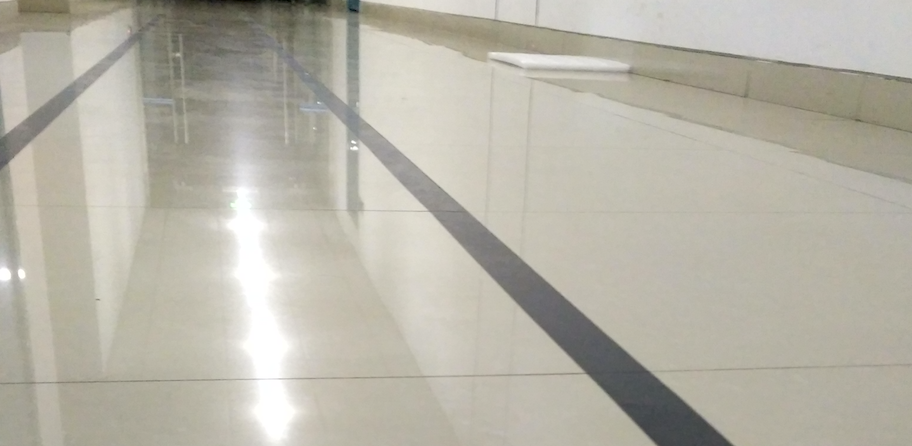
//> input picture race_road4.png, 912 x 446 px
$ ./houghMain   (built with g++ and OpenCV 4)
//> lines starting //> are read from the running program, lines starting //| are printed output that depends on the picture; after the words box and inside, x2 and y2 are one past the last pixel; in counts of white or black regions, pixels touching at a corner belong together
#include <cstdlib>
#include <iostream>
#include <vector>

#include <opencv2/highgui.hpp>
#include <opencv2/imgproc.hpp>
#include <opencv2/opencv.hpp>

#define PI 3.1415926

//Uncomment this line at run-time to skip GUI rendering
#define _DEBUG

using namespace cv;
using namespace std;

const string CAM_PATH = "/dev/video0";
const string MAIN_WINDOW_NAME = "Processed Image";
const string CANNY_WINDOW_NAME = "Canny";

Mat g_sobelGradient_X, g_sobelGradient_Y;
Mat g_sobelAbsGradient_X, g_sobelAbsGradient_Y;
int g_sobelKernelSize=2;


const int CANNY_LOWER_BOUND = 30;
const int CANNY_UPPER_BOUND = 90;
const int HOUGH_THRESHOLD = 100;

int main() {
    Mat image = imread("../race_road4.png");
//> image is the input picture: 446 rows x 912 cols, CV_8UC3; mean B, G, R 168.1, 179.9, 183.2

    //Set the ROI for the image
    Rect roi(0, image.rows / 3, image.cols, image.rows / 3);
//> roi = Rect(0, 148, 912, 148)
    Mat imgROI = image(roi);
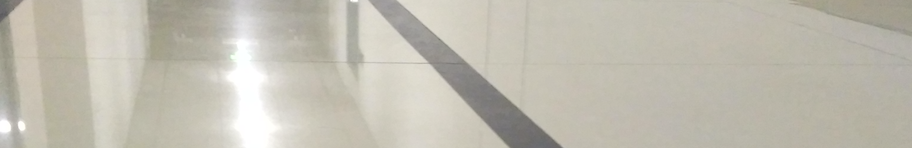
//> imgROI: 148 rows x 912 cols, CV_8UC3; mean B, G, R 177, 189, 192.6

    //Canny algorithm
    Mat contours;
    //blur(imgROI,imgROI,Size(30,30));
    Canny(imgROI, contours, CANNY_LOWER_BOUND, CANNY_UPPER_BOUND);
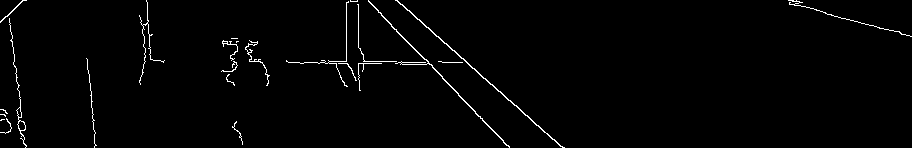
//> contours: 148 rows x 912 cols, CV_8UC1; 1.5% white in thin lines or dots

// [16 lines of commented-out code are left out]


#ifdef _DEBUG
    imshow(CANNY_WINDOW_NAME, contours);
#endif

//    waitKey();
//    return 0;
    vector<Vec4i> lines;
    HoughLinesP(contours, lines, 1, PI / 180, HOUGH_THRESHOLD, 5, 1);
//> lines = 4 lines (x1, y1, x2, y2): [432, 67, 509, 147], [446, 43, 560, 146], [153, 60, 160, 60], [249, 61, 260, 61]
    Mat result(imgROI.size(), CV_8U, Scalar(255));
    imgROI.copyTo(result);
    clog << lines.size() << endl;
    clog << imgROI.cols << endl;

    //Draw the lines and judge the slope
    int color = 50;
    //投票决定应该turn哪边
    int should_turn_left = 0;
    for (vector<Vec4i>::const_iterator it = lines.begin(); it != lines.end(); ++it) {
        line(result, Point((*it)[0], (*it)[1]), Point((*it)[2], (*it)[3]), Scalar(color, color, 255), 20, CV_AA);
        float slope = ((float) (*it)[3] - (*it)[1])/((*it)[2] - (*it)[0]);
        clog << "slope" << slope << endl;
        if(slope <= 2 && slope >= 0.3){
            should_turn_left++;
        }
        if(slope >= -2 && slope <= -0.3){
            should_turn_left--;
        }
        color += 50;
        color %= 256;
        //Filter to remove vertical and horizontal lines,
        //and atan(0.09) equals about 5 degrees.
    }
//> this loop made 4 passes
//> (slope, should_turn_left) on passes 1 to 2: (1.04, 1), (0.904, 2)
//> slope on passes 3 to 4: 0, 0
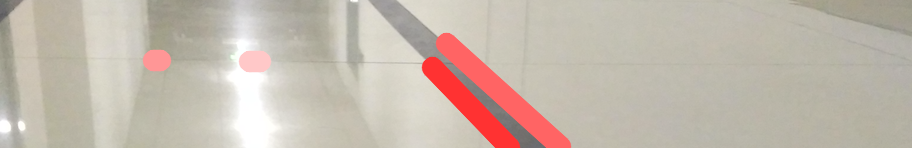
//> result: 148 rows x 912 cols, CV_8UC3; 5.58% of pixels changed, all inside (x1, y1, x2, y2) = (142, 32, 572, 148)
//> after the loop, should_turn_left = 2; color = 250

    if(should_turn_left > 0){
        //turnTo(-10);
    }
    if(should_turn_left < 0){
        //turnTo(10);
    }


#ifdef _DEBUG
    stringstream overlayedText;
    overlayedText << "Lines: " << lines.size() << "TurnTo:" << should_turn_left;
    putText(result, overlayedText.str(), Point(10, result.rows - 10), 2, 0.8, Scalar(0, 0, 255), 0);
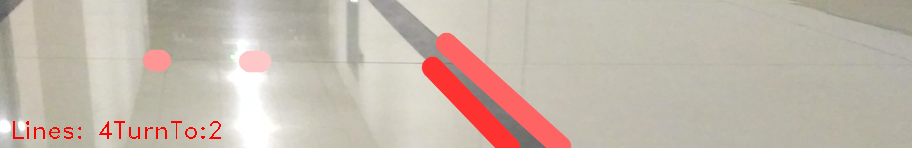
//> result: 148 rows x 912 cols, CV_8UC3; 0.54% of pixels changed, all inside (x1, y1, x2, y2) = (13, 121, 221, 139)
    imshow(MAIN_WINDOW_NAME, result);
#endif
    waitKey();
}

$ run again, with race_road2.png copied over race_road4.png
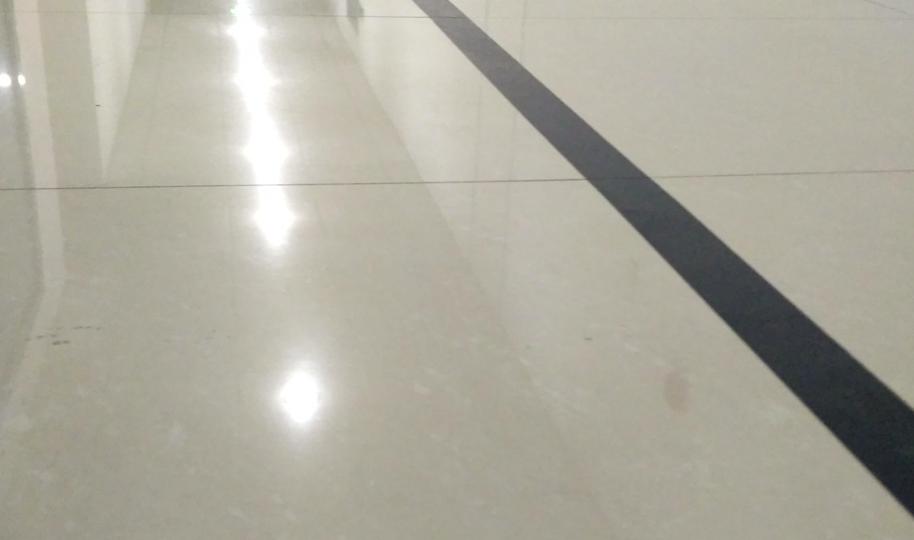
//> input picture race_road2.png, 914 x 540 px
//> image is the input picture: 540 rows x 914 cols, CV_8UC3; mean B, G, R 158.6, 171, 174.4
//> `Canny(imgROI, contours, CANNY_LOWER_BOUND, CANNY_UPPER_BOUND);`:
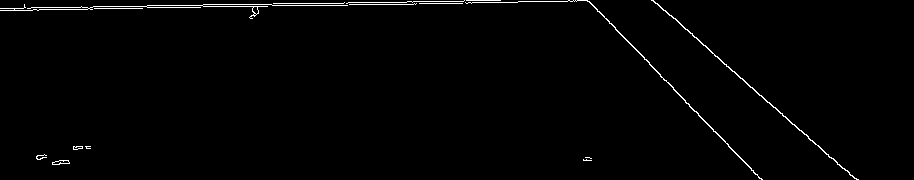
//> contours: 180 rows x 914 cols, CV_8UC1; 1.2% white in thin lines or dots
//> lines = 19 lines (x1, y1, x2, y2), first 8: [203, 6, 244, 6], [0, 8, 23, 8], [95, 6, 146, 6], [165, 7, 200, 7], [589, 1, 761, 179], [55, 7, 87, 7], [307, 5, 347, 5], [0, 10, 32, 10]
//> the loop `for (vector<Vec4i>::const_iterator it = lines.begin(); it != lines.end..` made 19 passes
//> slope on passes 1 to 8: 0, 0, 0, 0, 1.03, 0, 0, 0
//> after the loop `for (vector<Vec4i>::const_iterator it = lines.begin(); it != lines.end..`: should_turn_left = 4; color = 232
//> `putText(result, overlayedText.str(), Point(10, result.rows - 10), 2, 0..`:
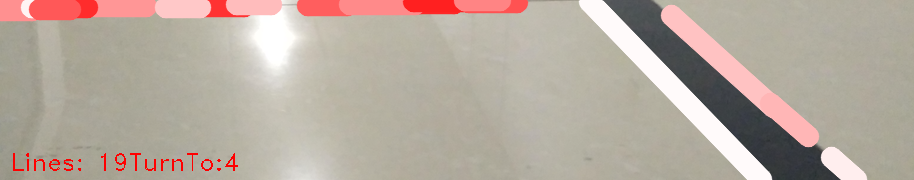
//> result: 180 rows x 914 cols, CV_8UC3; mean B, G, R 159.3, 170.3, 183

$ run again, with race_road3.png copied over race_road4.png
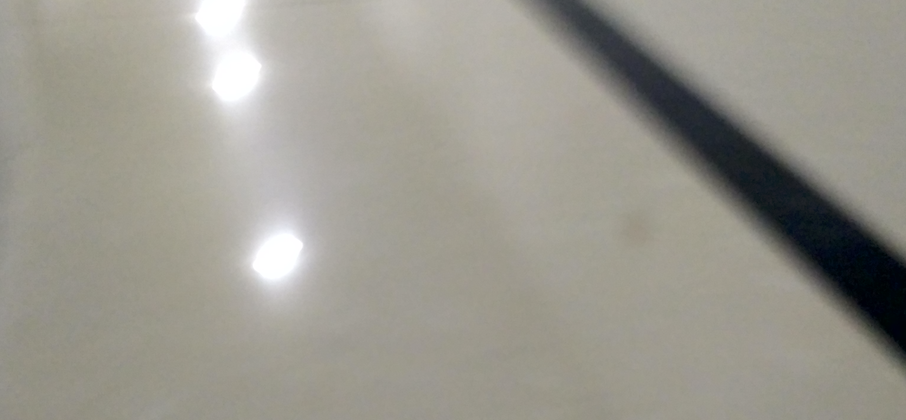
//> input picture race_road3.png, 906 x 420 px
//> image is the input picture: 420 rows x 906 cols, CV_8UC3; mean B, G, R 142.6, 151.5, 154
//> `Canny(imgROI, contours, CANNY_LOWER_BOUND, CANNY_UPPER_BOUND);`:
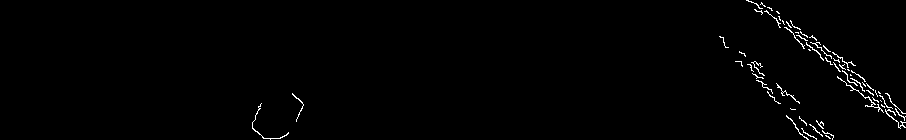
//> contours: 140 rows x 906 cols, CV_8UC1; 1.1% white in thin lines or dots, all inside (x1, y1, x2, y2) = (252, 0, 906, 140)
//> lines = empty
//> after the loop `for (vector<Vec4i>::const_iterator it = lines.begin(); it != lines.end..`: should_turn_left = 0; color = 50
//> `putText(result, overlayedText.str(), Point(10, result.rows - 10), 2, 0..`:
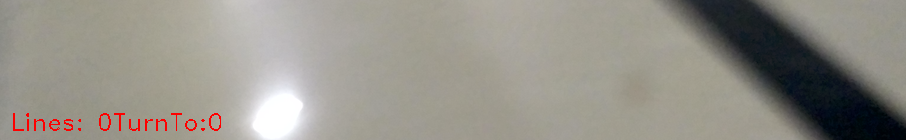
//> result: 140 rows x 906 cols, CV_8UC3; mean B, G, R 137.4, 145.7, 149.1

$ run again, with race_road.png copied over race_road4.png
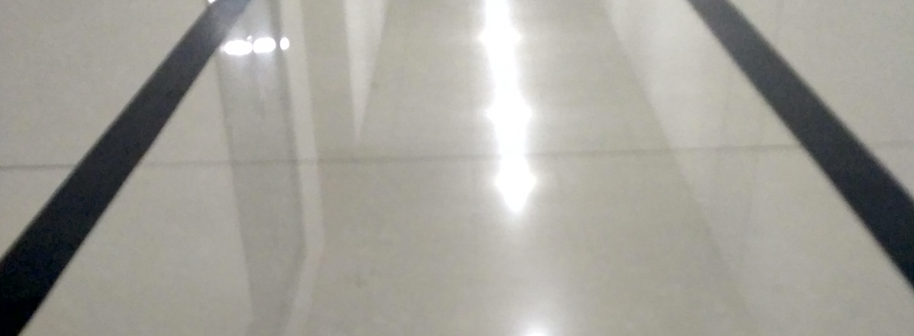
//> input picture race_road.png, 914 x 336 px
//> image is the input picture: 336 rows x 914 cols, CV_8UC3; mean B, G, R 153.3, 160.1, 162
//> `Canny(imgROI, contours, CANNY_LOWER_BOUND, CANNY_UPPER_BOUND);`:
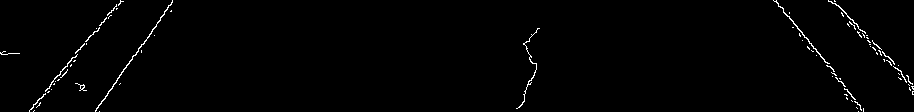
//> contours: 112 rows x 914 cols, CV_8UC1; 1.1% white in thin lines or dots
//> lines = empty
//> after the loop `for (vector<Vec4i>::const_iterator it = lines.begin(); it != lines.end..`: should_turn_left = 0; color = 50
//> `putText(result, overlayedText.str(), Point(10, result.rows - 10), 2, 0..`:
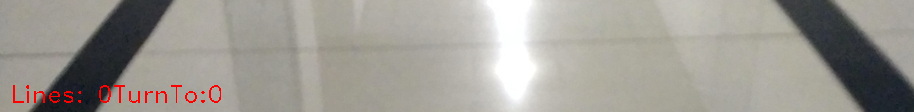
//> result: 112 rows x 914 cols, CV_8UC3; mean B, G, R 148.4, 154.8, 158.5
